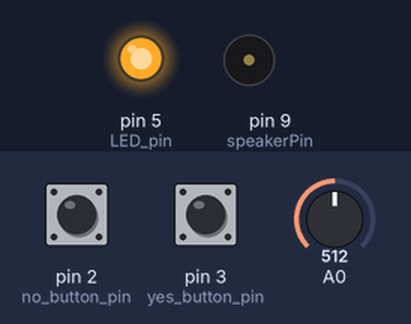
A sketch run on a simulated Arduino Uno, built with avr-gcc and run on an emulated ATmega328P. On the bench: output pins drawn as LEDs (lit = HIGH), buzzer (waves = sounding, pin HIGH). The test bench sets the inputs (shaded band); at power-on: pin 3 (yes_button_pin) HIGH, pin 2 (no_button_pin) HIGH, A0 = 512. Storage starts empty; the audio player accepts every command and is not drawn; what the sketch prints to the serial monitor is not drawn.

Above: at 1.8 s.
1.9 s: pin 3 (yes_button_pin) pulled LOW for 3 s
Timing chart, 0 to 4.9 s (numbered marks = the images above; inputs shaded):
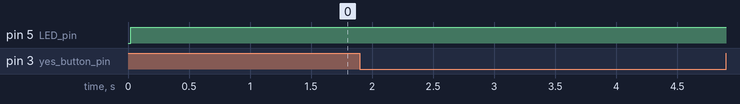

Measured:
- after the input at 1.9 s, every drawn part: stays the same

The sketch:

ProjectBackup.ino
```cpp
#include <SPI.h>
#include <SD.h>
#include "TMRpcm.h"

File myFile;
TMRpcm tmrpcm;

// C++ code
//
int yes_button_pin = 3;
int no_button_pin = 2;
int LED_pin = 5;
int message_array[5] = {1,1,1,1,1};
int answer = 100;

bool yes_no_decision = false;

int message_index;

//States:
enum program_states{
	default_state,
    ask_to_read_state,
    read_state,
    ask_to_answer_state,
    answer_state,
    ask_to_send_state
  };
  program_states state = default_state;


void setup()
{
  pinMode(LED_pin, OUTPUT);
  pinMode(yes_button_pin, INPUT_PULLUP);
  pinMode(no_button_pin, INPUT_PULLUP);
  Serial.begin(9600);


  //Initialize SD
  initialize_SD();

  //Initialize Speaker
  tmrpcm.speakerPin=9;
  tmrpcm.setVolume(4);
  tmrpcm.quality(1); // Set the audio quality to 1 (default is 0)
  // Set the PWM frequency to 31.25 kHz on pin 9
  pinMode(9, OUTPUT);
  TCCR1B = (TCCR1B & 0b11111000) | 0x02; // Set timer 1 prescaler to 8
  OCR1A = 44; // Set the output compare register to 44

  //Test play'
  //Serial.print("Is playing:");
  //Serial.println(tmrpcm.isPlaying());
  //tmrpcm.play("test.WAV");
  //Serial.print("Is playing:");
  //Serial.println(tmrpcm.isPlaying());


}

void loop()
{
  //Light LED if there are any messages
  if(sizeof(message_array)/sizeof(message_array[0]) > 0){
    digitalWrite(LED_pin, HIGH);}
  else{
    digitalWrite(LED_pin, LOW);}

  //Read lightvalue in order to see if its open or closed
  int light_value = analogRead(A0);
  //Serial.print("Light value is:");
  //Serial.println(light_value);


  //Serial.print("YesButtonPin: ");
  //Serial.println(digitalRead(yes_button_pin));
  //Serial.print("NoButtonPin: ");
  //Serial.println(digitalRead(no_button_pin));


  //Switch that checks for states
  if(light_value > 50){
      switch (state)
    {
    case default_state:
      Serial.println("I am in default_state");
      message_index = find_message_index();
      Serial.println(message_index);
      if (message_index > -1){

        switch(message_index){
          case 0:
          play_system_message("FiveM.WAV");
          break;
          case 1:
          play_system_message("FourM.WAV");
          break;
          case 2:
          play_system_message("ThreeM.WAV");
          break;
          case 3:
          play_system_message("TwoM.WAV");
          break;
          case 4:
          play_system_message("OneM.WAV");
          break;
        }

        state = ask_to_read_state;
      }
      else{
        play_system_message("ZeroM.WAV");
      }

      break;

    case ask_to_read_state:
      Serial.println("I am in ask_to_read_state");
          message_index = find_message_index();

          play_system_message("Listen.WAV");
          Serial.println("Would you like to have the message read?");
          int answer = decision();
          if(answer == 1){
            state = read_state;
            }
            else{
            state = default_state;
            break;
            }


    case read_state:
      Serial.println("I am in read_state. BLABLABLA");
      delay(1000);
      message_index = find_message_index();
      switch(message_index){
          case 0:
          play_system_message("Msg1.WAV");
          break;
          case 1:
          play_system_message("Msg2.WAV");
          break;
          case 2:
          play_system_message("Msg3.WAV");
          break;
          case 3:
          play_system_message("Msg4.WAV");
          break;
          case 4:
          play_system_message("Msg5.WAV");
          break;
        }

      delay(1000);
      state = ask_to_answer_state;


  	case ask_to_answer_state:
	    Serial.println("Would you like to answer the message?");
      play_system_message("Answer.WAV");
      answer = decision();
  	  if (answer == 1){
        state = answer_state;
      }
  	  else{
        state = default_state;
        break;
  	  }

    case answer_state:
      delay(1000);
      Serial.println("I am in answer_state. SAY: BLABLABLA");
      play_system_message("Record.WAV");
      delay(5000);
      state = ask_to_send_state;


 	  case ask_to_send_state:
  	  Serial.println("Would you like to send the message?");
      play_system_message("Send.WAV");
      answer = decision();
  	  if (answer == 1){
        Serial.println("Message sent");
        play_system_message("Sent.WAV");
        remove_message();
        state = default_state;

      }
  	  else{
        Serial.println("Message not sent");
        play_system_message("Cancel.WAV");
        state = default_state;
  	  }
      }
  }
  else{
    state = default_state;

  }

  delay(1000);
}

void remove_message(){
  for (int i = 0; i < 5; i++) {
  if (message_array[i] == 1) {
    message_array[i] = 0;
    Serial.println("Message removed");
    break;
  }
 }
}

int find_message_index() { //Searches the array and returns the index where a message is
  for (int i = 0; i < 5; i++) {
    if (message_array[i] == 1) {
      //Serial.println("Message in index:");
      //Serial.println(i);
      return i;
    }
  }
  //Serial.println("No message found");
  return -1;
}

int decision(){ //Function that waits for the player to press yes or no and returns whichever they pressed
	yes_no_decision = true;
	while (yes_no_decision == true){
		if((digitalRead(yes_button_pin)) == 1){
			Serial.println("YES");
            yes_no_decision = false;
          	return 1;
            }
        if((digitalRead(no_button_pin)) == 1){
            Serial.println("NO");
            yes_no_decision = false;
          	return 0;
            }
    }
}

void initialize_SD(){
  Serial.print("Initializing SD card...");

  if (!SD.begin(4)) {
    Serial.println("initialization failed!");
    while (1);
  }
  Serial.println("initialization done.");
}

void play_system_message(char* file_name){
  Serial.println(file_name);
  tmrpcm.play(file_name);
  while (tmrpcm.isPlaying() == 1){

  }
  return;
}
```
